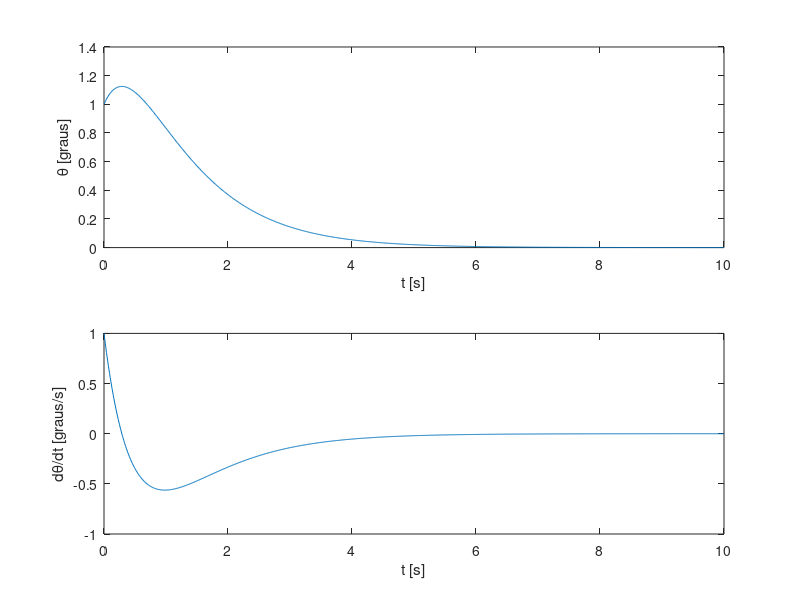
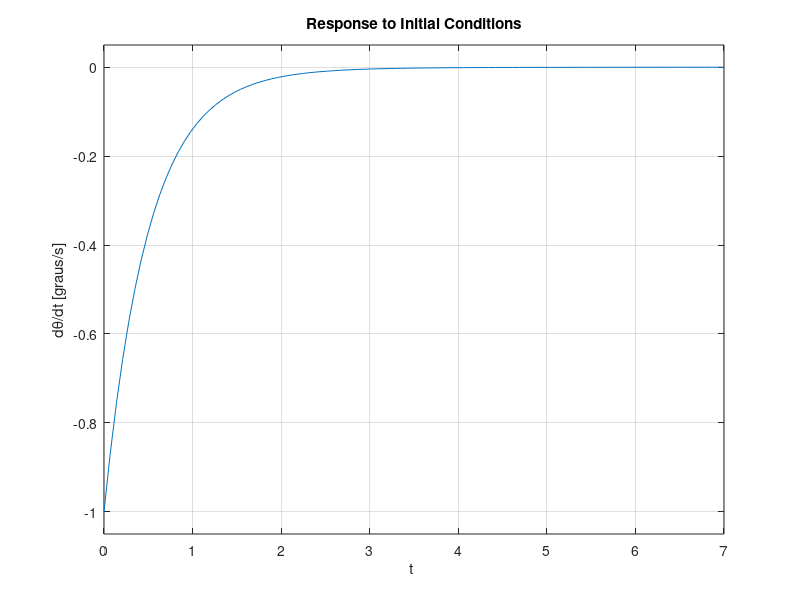

The MATLAB source for these figures, in order:
%% Simulação do Pêndulo Simples Linearizado (Aula 03) 
% Funções utilizadas (veja documentação): 
%  -> close: fechar figuras abertas
%  -> tf: função para criar funções de transferência
%  -> figure: abrir (nova) figura
%  -> subplot: criar sub-gráficos em uma mesma figura
%  -> plot: traçar um gráfico 2D
%  -> xlabel: texto do eixo X (abscissa)
%  -> ylabel: texto do eixo Y (ordenada)
close all;
% Dados numéricos
m = 0.04; % massa do carro [kg]
b = 3; % Coeficiente de atrito viscoso com o ar [Ns/rad]
L = 5; % Comprimento do pêndulo [m]
g = 9.8; %  aceleração gravitacional [m/s^2]
% Modelo do pêndulo (assumindo uma entrada u(t) de torque)
%  -> G(s) = theta(s)/u(s) 
s = tf('s'); % variável de Laplace
Gs = 1/(m*L^2*s^2 + b*s + m*g*L); % Função de transferência
tt0=1; % posição inicial [deg]
ttdot0=1; % velocidade inicial [deg/s]
t= 0:0.01:10; % Vetor de tempo para o gráfico [s]
% Resposta no tempo
theta_t = (2*tt0+ttdot0)*exp(-t)-(tt0+ttdot0)*exp(-2*t);
thetadot_t = -(2*tt0+ttdot0)*exp(-t)+2*(tt0+ttdot0)*exp(-2*t);
figure, 
    subplot(211), plot(t,theta_t)
        xlabel('t [s]'), ylabel('\theta [graus]')
    subplot(212), plot(t,thetadot_t)
        xlabel('t [s]'), ylabel('d{\theta}/dt [graus/s]')
% Figura adicional para poder ver a resposta com a variação das constantes
%  PS: requer modelagem em espaço de estados (função ss) que será visto em
%      aulas futuras
figure, 
    subplot(211), initial(ss(Gs),[tt0;ttdot0])
        xlabel('t '), ylabel('\theta [graus]')
    subplot(212), initial(ss(Gs*s),[tt0;ttdot0])
        xlabel('t '), ylabel('d{\theta}/dt [graus/s]')